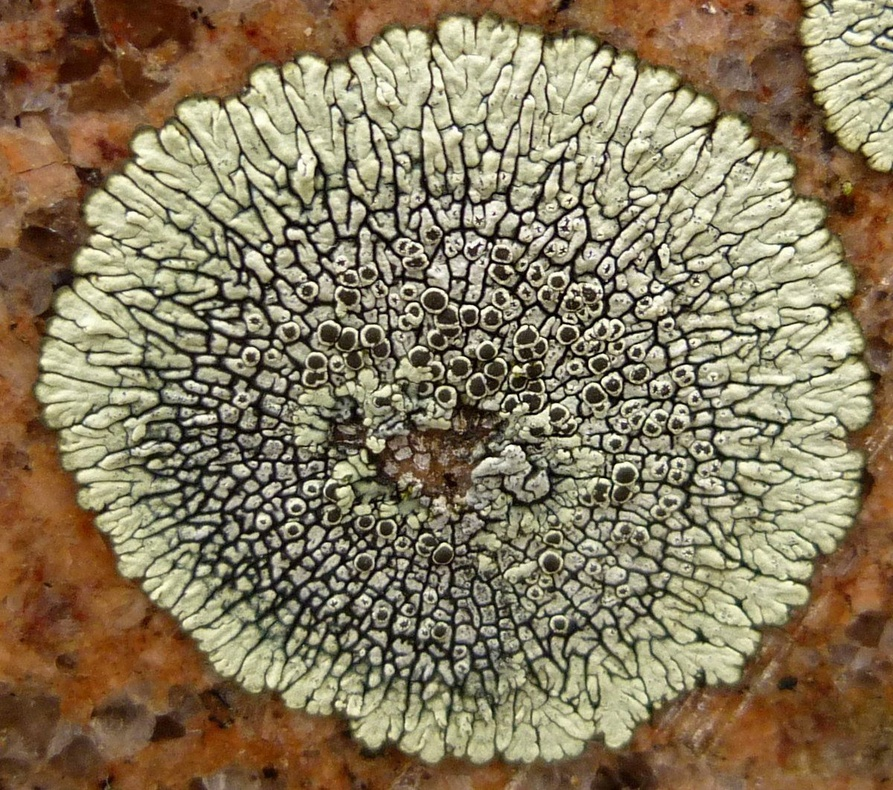
#> input picture images/lichen1.jpg, 893 x 790 px, shrunk from 1200 x 1061 before the run
$ python -i franTools.py   (imports and definitions only)
#> lines starting #> are read from the running program, lines starting #| are printed output that depends on the picture
#! /usr/bin/env python3
# coding: utf-8

## @file franTools.py
## @author Cristian A. Vega Martinez <cnvega(at)fcaglp.unlp.edu.ar>
## @copyright Copyright © 2017 Cristian A. Vega M.
##
## @brief Fractal Analyzer Toolkit
##
##  This is the toolkit of FrAn - Fractal Analyzer software.
## These functions can take an image independently of the file type and apply
## a filter to convert it from RGB to greyscale according to a given threshold.
## Then, using the box counting method, the Fractal Dimension or the Fractal
## Spectrum can be obtained depending on the given option.

import sys
from PIL import Image
from math import log, exp
from PyX import * # Module to make plots
#import psyco
import copy

#psyco.full()


# [69 lines left out: functions thresholding, boxCounting2, boxCounting, not called in this run]


def pixelAverage(imageIn): # Calculates an average of a greyscale image
    """Returns an average of all the pixels in the image"""
    histogram = imageIn.histogram()
    suma = 0.0
    result = 0.0
    for counter in range(256):
        suma += histogram[counter]
        result += histogram[counter]*counter

    return int(result/suma)


def pixelDesvest(imageIn): # Calculates the standard deviation of an image
    """Returns the standard desviation of all the pixels in the image"""
    histogram = imageIn.histogram()
    mean = pixelAverage(imageIn)
    suma = 0.0
    total = 0.0
    for counter in range(256):
        total += histogram[counter]
        suma += histogram[counter]*((counter-mean)**2)

    return (suma/total)**0.5


# [26 lines left out: function linFit, not called in this run]


def unique(thelist):
    """Returns the list without repeated elements"""
    return list(set(thelist))


def imageProp(imageName):
    """Shows image properties"""
#> called with imageName = 'images/lichen1.jpg'
    originalImage = Image.open(imageName)
#> originalImage is the input picture: PIL image 893x790 RGB; mean R, G, B 135.9, 121.6, 93
    print("Original Image Properties:")
    print(("Image name: "+str(imageName)))
    print(("Image type: "+str(originalImage.mode)))
#| Image type: RGB
    print(("Image size: "+str(originalImage.size)))
#| Image size: (893, 790)
    grayImage = originalImage.convert("L")
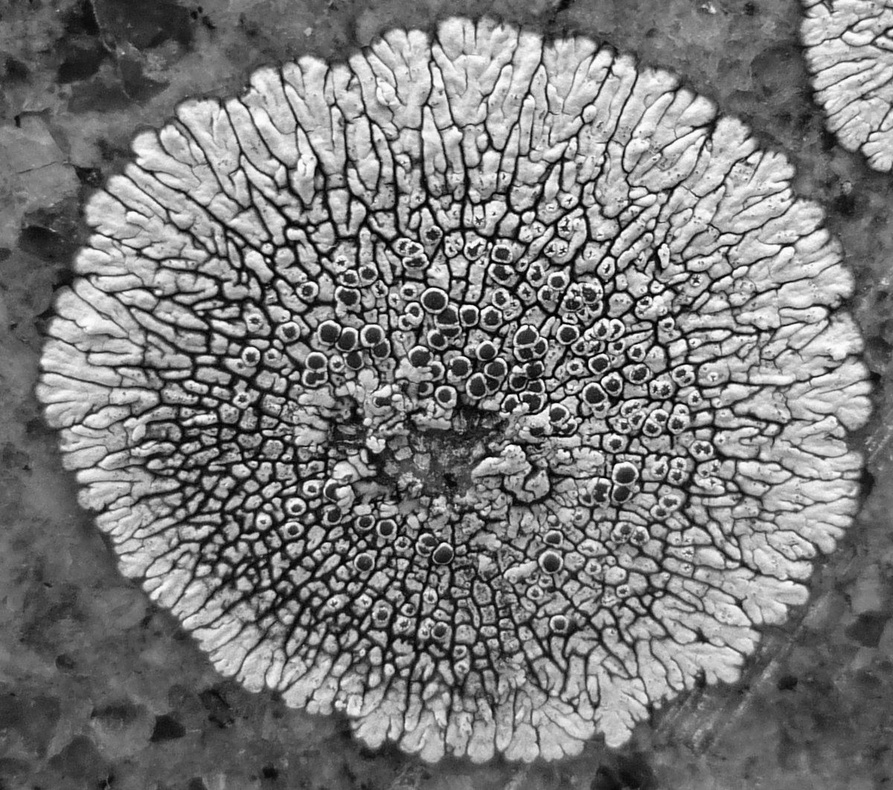
#> grayImage: PIL image 893x790 L; min 0, max 255, mean 122.6
    average = pixelAverage(grayImage)
#> in pixelAverage, `histogram = imageIn.histogram()`: histogram = 256 values, max 5236 at index 82, min 2 at index 255, mean 2755.7
#> the loop in pixelAverage, `for counter in range(256):` made 256 passes
#> (suma, result) on passes 1 to 3: (15, 0), (275, 260), (663, 1036)
#> after the loop in pixelAverage, `for counter in range(256):`: result = 86493496; suma = 705470
#> average = 122
    desvest = int(pixelDesvest(grayImage))
#> the loop in pixelAverage (call 2), `for counter in range(256):` made 256 passes
#> the loop in pixelDesvest, `for counter in range(256):` made 256 passes
#> (total, suma) on passes 1 to 3: (15, 223260), (275, 4029920), (663, 9617120)
#> after the loop in pixelDesvest, `for counter in range(256):`: suma = 2.68e+09; total = 705470
#> desvest = 61
    print("Grayscale Image Stats:")
    print(("  mean:  "+str(average)+"\n  sigma: "+str(desvest)))
#|   mean:  122
#|   sigma: 61
    return 0


# [188 lines left out: functions fracDim, fran, not called in this run]

# [28 lines not run here, left out]

>>> result = imageProp('images/lichen1.jpg')
